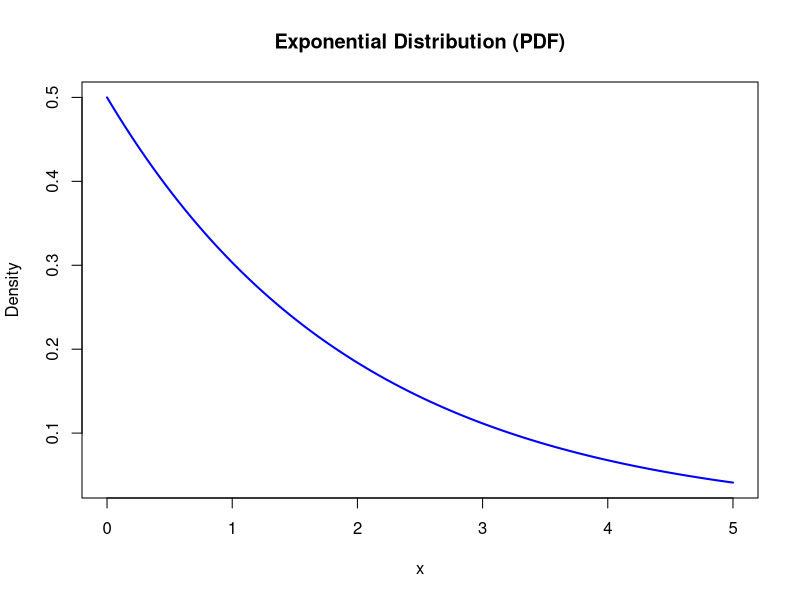
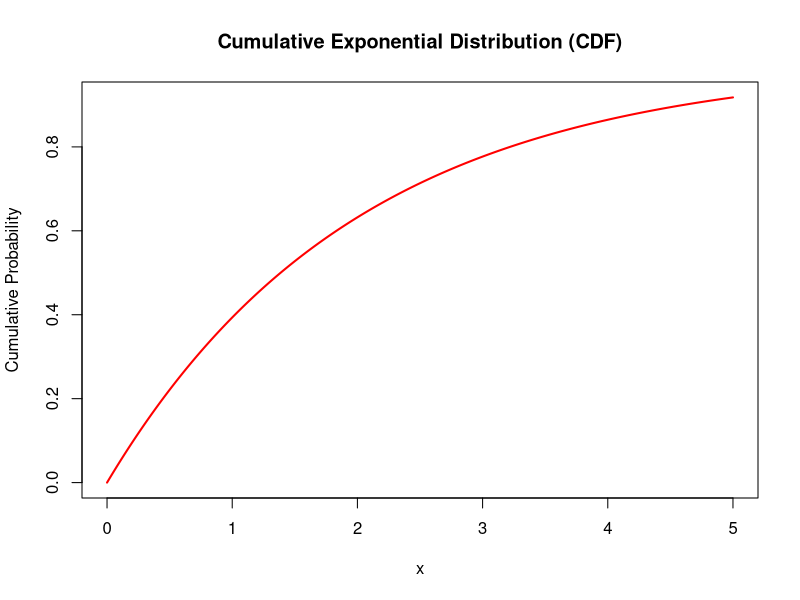
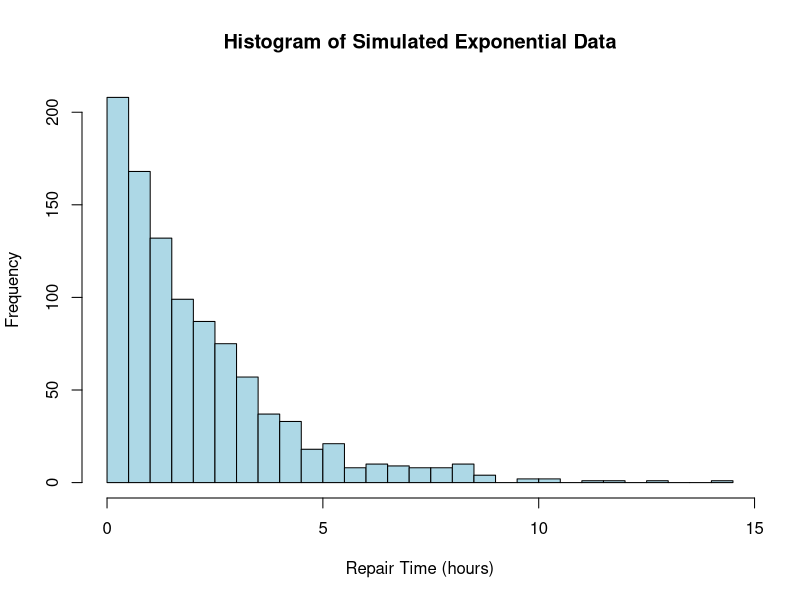

These figures' R source, in order:
#ans-1(a)
1-punif(45,0,60)
#ans-1(b)
punif(30,0,60)-punif(20,0,60)

lambda<-1/2

#ans-2(a)
dexp(3,lambda)

#ans-2(b)
x_vals <- seq(0, 5, 0.0001)
y_vals <- dexp(x_vals, rate = lambda)

plot(x_vals, y_vals, type = "l", col = "blue", lwd = 2,
     main = "Exponential Distribution (PDF)",
     xlab = "x", ylab = "Density")

#ans-c
prob_at_most_3 <- pexp(3, rate = lambda)
prob_at_most_3

#ans-d
cdf_vals <- pexp(x_vals, rate = lambda)

plot(x_vals, cdf_vals, type = "l", col = "red", lwd = 2,
     main = "Cumulative Exponential Distribution (CDF)",
     xlab = "x", ylab = "Cumulative Probability")

#ans-e
# Set the rate parameter λ = 1/2
lambda <- 1/2

# Set the rate parameter λ = 1/2
lambda <- 1/2

# (e) Simulate 1000 exponential distributed random numbers
set.seed(123)  # for reproducibility
simulated_data <- rexp(1000, rate = lambda)

# Plot histogram of the simulated data
hist(simulated_data, breaks = 30, col = "lightblue", border = "black",
     main = "Histogram of Simulated Exponential Data",
     xlab = "Repair Time (hours)", ylab = "Frequency")

# Parameters of the Gamma distribution
alpha <- 2    # shape parameter
beta <- 1/3   # rate parameter

# (a) (i) Find the value of the PDF at x = 3
pdf_at_3 <- dgamma(3, shape = alpha, rate = beta)
pdf_at_3

# (a) (ii) Probability that the lifetime is at least 1 unit of time: P(X >= 1)
prob_at_least_1 <- 1 - pgamma(1, shape = alpha, rate = beta)
prob_at_least_1

# (b) Find the value of c such that P(X <= c) >= 0.70
c_value <- qgamma(0.70, shape = alpha, rate = beta)
c_value
